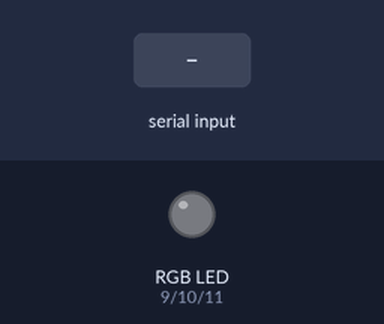
Bench run of a sketch on a simulated Arduino Uno, built with avr-gcc and run on an emulated ATmega328P. Shown: an RGB LED mixed from three pins (HIGH = lit). The test bench sets the inputs (shaded band).

Above: at 1.2 s.
1.3 s: "1" received over Serial
At 2.3 s:
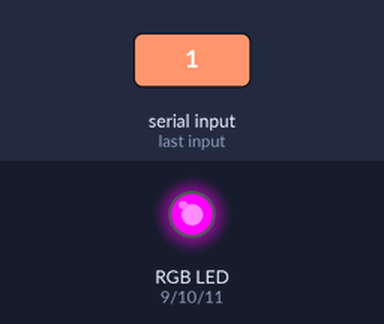
2.8 s: byte 66 ('B') received over Serial
At 3.4 s:
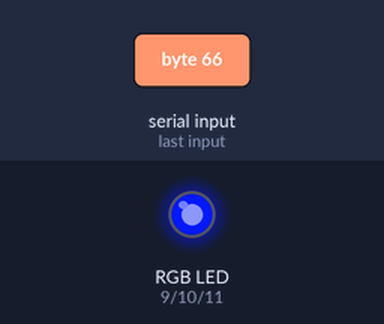
4.3 s: byte 67 ('C') received over Serial
At 4.6 s:
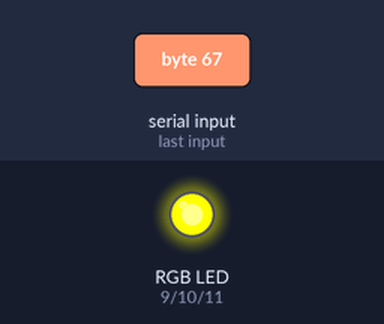
5.8 s: "2" received over Serial
At 6.9 s:
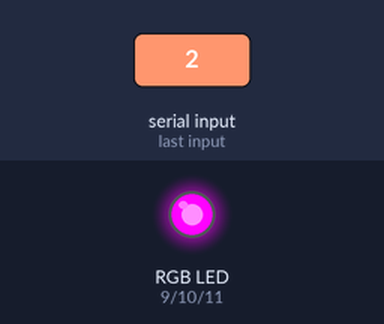
7.3 s: "4" received over Serial
At 8.1 s:
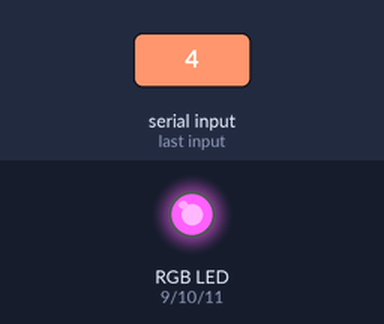
8.8 s: "6" received over Serial
At 9.2 s:
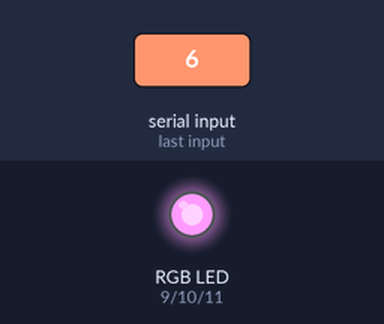
Timing chart, 0 to 11.3 s (numbered marks = the images above; inputs shaded):
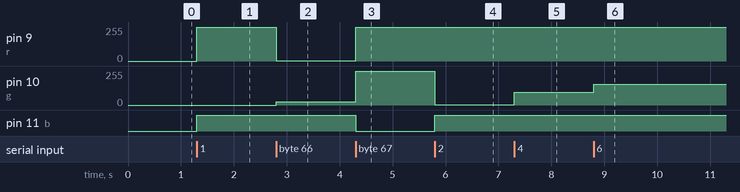

Measured:
- after the input at 1.3 s, pin 9 (r): 0/255 → 255/255 at once; pin 11 (b): LOW → HIGH at once
- after the input at 2.8 s, pin 9 (r): 255/255 → 2/255 at once; pin 10 (g): 0/255 → 25/255 at once
- after the input at 4.3 s, pin 9 (r): 2/255 → 255/255 at once; pin 10 (g): 25/255 → 255/255 at once; pin 11 (b): HIGH → LOW at once
- after the input at 5.8 s, pin 10 (g): 255/255 → 2/255 at once; pin 11 (b): LOW → HIGH at once
- after the input at 7.3 s, pin 10 (g): 2/255 → 96/255 at once
- after the input at 8.8 s, pin 10 (g): 96/255 → 154/255 at once

The sketch:

serial_out.ino
```cpp
int inc;
// Output
int r = 9;   // Red LED,   connected to digital pin 9
int g = 10;  // Green LED, connected to digital pin 10
int b = 11;  // Blue LED,  connected to digital pin 11

void setup()
{
Serial.begin(9600);
pinMode(r, OUTPUT);   // sets the pins as output
  pinMode(g, OUTPUT);
  pinMode(b, OUTPUT);
}

void loop()
{
if (Serial.available()>0)
{

  inc= Serial.read();

  if(inc == '1')
  {
  analogWrite(r, 255);
      analogWrite(g,LOW);
      analogWrite(b, 255);

  }
  if(inc == '2')
  {
  analogWrite(r, 255);
      analogWrite(g,2);
      analogWrite(b, 255);

  }
  if(inc == '3')
  {
  analogWrite(r, 255);
      analogWrite(g,64);
      analogWrite(b, 255);

  }
  if(inc == '4')
  {
  analogWrite(r, 255);
      analogWrite(g,96);
      analogWrite(b, 255);

  }
  if(inc == '5')
  {
  analogWrite(r, 255);
      analogWrite(g,128);
      analogWrite(b, 255);

  }
  if(inc == '6')
  {
  analogWrite(r, 255);
      analogWrite(g,154);
      analogWrite(b, 255);

  }
  if(inc == '7')
  {
  analogWrite(r, 255);
      analogWrite(g,180);
      analogWrite(b, 255);

  }
  if(inc == '8')
  {
  analogWrite(r, 255);
      analogWrite(g,206);
      analogWrite(b, 255);

  }
  if(inc == '9')
  {
  analogWrite(r, LOW);
      analogWrite(g,186);
      analogWrite(b, 255);

  }
  if(inc == '0')
  {
  analogWrite(r, LOW);
      analogWrite(g,255);
      analogWrite(b, 255);

  }

  if(inc == 'B')
  {
    analogWrite(r, 2);
      analogWrite(g,25);
      analogWrite(b, 255);

  }
  if(inc == 'C')
  {
    analogWrite(r, 255);
      analogWrite(g,255);
      analogWrite(b, LOW);

  }

}

}
```
